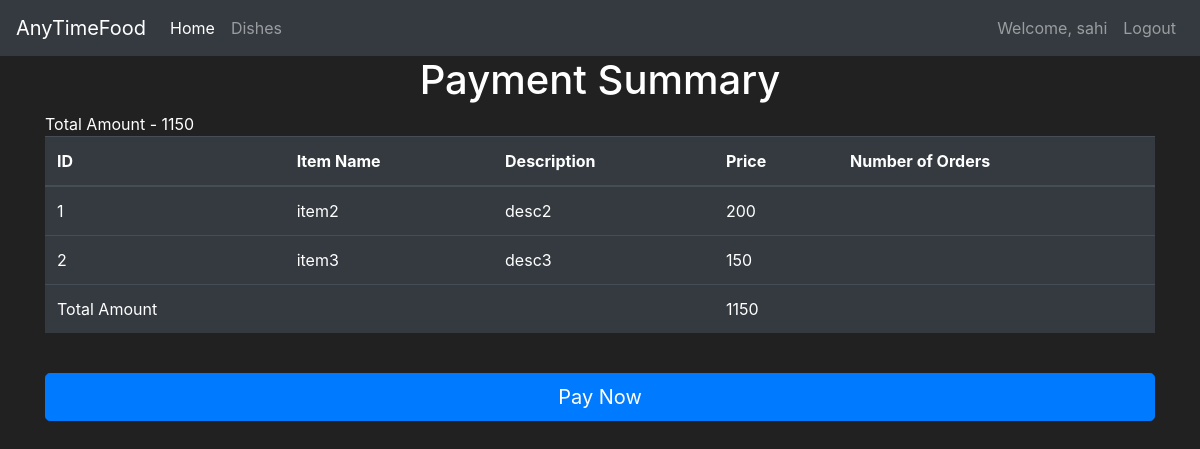
/cart/44 (signed in), run on an earlier commit of the app's database.
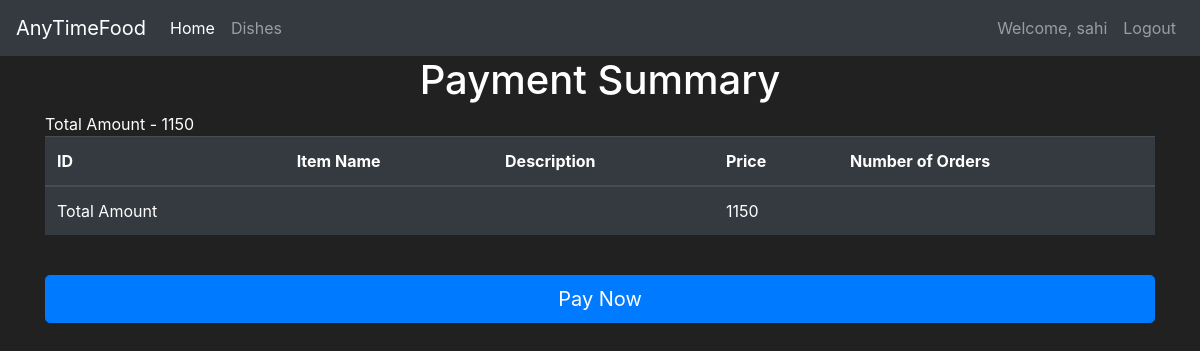
And on a later commit of the database.
### market/models.py (models this page shows, shortened)
class User(db.Model, UserMixin):
    __tablename__ = 'user'
    id = db.Column(db.Integer(), primary_key=True)
    username = db.Column(db.String(length=30), nullable=False, unique=True)
    email_address = db.Column(db.String(length=50), nullable=False, unique=True)
    password_hash = db.Column(db.String(length=60), nullable=False)
    budget = db.Column(db.Integer(), nullable=False, default=1000)
    orders = db.relationship('Order', backref='user', lazy=True)
    @property
    def password(self):
        return self.password

class Order(db.Model):
    __tablename__ = 'order'
    id = db.Column(db.Integer(), primary_key=True)
    user_id= db.Column(db.Integer, db.ForeignKey('user.id'))
    hotel_id = db.Column(db.Integer, db.ForeignKey('hotel.id'))
    cost=db.Column(db.Integer(),default=0)
    items = db.relationship('Item', backref='order', lazy=True)
    order_completed = db.Column(db.Boolean(), default=False)

class Item(db.Model):
    __tablename__ = 'item'
    id = db.Column(db.Integer(), primary_key=True)
    name = db.Column(db.String(length=30), nullable=False, unique=True)
    price = db.Column(db.Integer(), nullable=False)
    description = db.Column(db.String(length=1024), nullable=False, unique=True)
    hotel_id = db.Column(db.Integer, db.ForeignKey('hotel.id'))
    order_id = db.Column(db.Integer, db.ForeignKey('order.id'))

### market/routes.py (the view)
@app.route('/cart/<order_id>')
@login_required
def cart_page(order_id):
    o = Order.query.filter_by(id=int(order_id))[0]
    print(o.cost)
    return render_template('cart.html',o=o)

### market/models.py (called while the page is built)
@login_manager.user_loader
def load_user(user_id):
    return User.query.get(int(user_id))

### market/templates/cart.html (shortened to what this page needs)
{% extends 'base.html' %}
{% block content %}
<div class="info">
  <div class="container">
    <h1 style="text-align:center;">Payment Summary</h1>
    Total Amount - {{o.cost}}
    <table class="table table-hover table-dark">
        <thead>
            <tr>
                <th scope="col">ID</th>
                <th scope="col">Item Name</th>
                <th scope="col">Description</th>
                <th scope="col">Price</th>
                <th scope="col">Number of Orders</th>
            </tr>
        </thead>
        <tbody>
            {% for item in o.items %}
                <tr >
                    <td class="Item {{item.id}}">{{ item.id }}</td>
                    <td>{{ item.name }}</td>
                    <td>{{ item.description }}</td>
                    <td>{{ item.price }}</td>
                    <td></td>
                </tr>
                {% endfor %}
            <tr>
              <td>Total Amount</td>
              <td></td>
              <td></td>
              <td>{{o.cost}}</td>
              <td></td>
            </tr>
        </tbody>
    </table>
    <br>
    <button id="rzp-button1" class="btn btn-lg btn-primary btn-block" type="button">Pay Now</button>
  </div>
</div>
{% endblock %}

### market/templates/base.html (shortened to what this page needs)
<!doctype html>
<html lang="en">
   <head>
      <link rel="stylesheet" href="https://cdn.jsdelivr.net/npm/bootstrap@4.5.3/dist/css/bootstrap.min.css">
   </head>
   <body>
    <nav class="navbar navbar-expand-md navbar-dark bg-dark">
      <a class="navbar-brand" href="#">AnyTimeFood
      </a>
      <div class="collapse navbar-collapse" id="navbarNav">
        <ul class="navbar-nav mr-auto">
            <li class="nav-item active">
                <a class="nav-link" href="{{ url_for('home_page') }}">Home <span class="sr-only">(current)</span></a>
            </li>
            <li class="nav-item">
                <a class="nav-link" href="{{ url_for('market_page') }}">Dishes</a>
            </li>
        </ul>
          {% if current_user.is_authenticated %}
            <ul class="navbar-nav">
                <li class="nav-item">
                    <a class="nav-link">Welcome, {{ current_user.username }}</a>
                </li>
                <li class="nav-item">
                    <a class="nav-link" href="{{ url_for('logout_page') }}">Logout</a>
                </li>
            </ul>
          {% endif %}
      </div>
    </nav>
      {% block content %}
      {% endblock %}
   </body>
</html>

### market/templates/base.html (style rules this page uses)
body { background-color: #212121; color: white }

What changed in the data, as far as the page shows it:
no longer on this page (row edited): Item: id "1", name "item2", description "desc2", price "200"
no longer on this page (row edited): Item: id "2", name "item3", description "desc3", price "150"
